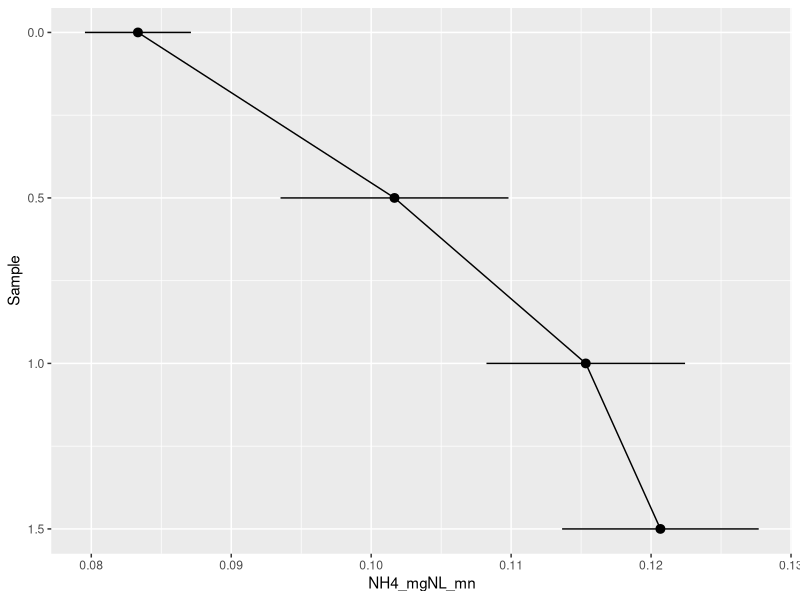

R code for this plot:
### Grouped data summary ###

library(tidyverse)
library(here)

############
### Data ###
############
dat <- read.csv(here("data", "ENSC140_lakechems.csv"))

### Data summary ###
## Mean & SD of analytical replicates
dat.sum <- dat %>% select(-rep) %>% group_by(Sample) %>%
                   summarize(across(where(is.numeric),
                                    list(mn = mean, SD = sd), na.rm = TRUE))

dat.sum <- dat.sum %>% mutate(Sample = ifelse(Sample == "S", 0, Sample)) %>%
                       mutate(Sample = as.numeric(Sample))
  
############                             
### Plot ###
############
pl <- dat.sum %>% ggplot(aes(x = NH4_mgNL_mn, y = Sample)) +
                      geom_pointrange(aes(xmin = NH4_mgNL_mn - NH4_mgNL_SD,  xmax = NH4_mgNL_mn + NH4_mgNL_SD)) +
                      geom_line() +
                      scale_y_reverse()

